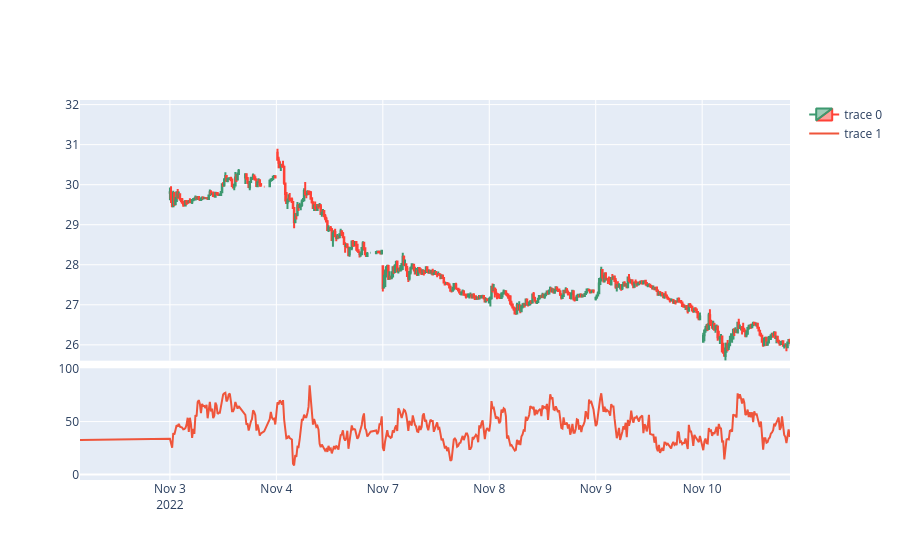

The notebook cell this image was saved under:
### Code cell
import plotly.graph_objects as go
from plotly.subplots import make_subplots

fig = make_subplots(rows=2, cols=1, row_heights=[0.7, 0.3], vertical_spacing=0.02, shared_xaxes=True)


fig.add_trace(go.Candlestick(x=df.index,
                                        open=df.open,
                                     high=df.high,
                                     low=df.low,
                                     close=df.close), row=1, col=1)

fig.add_trace(go.Scatter(x=df.index,
                y=df['rsi']), row=2, col=1)

fig.update_xaxes(rangebreaks=[dict(bounds=[18, 10], pattern='hour'), dict(bounds=['sat', 'mon'])])
fig.update_layout(height=800, xaxis_rangeslider_visible=False)

fig.show()

### Figure 1 — Plotly figure (JSON) as saved in the notebook; plotly's stock layout.template omitted (floating-point values rounded to 4 significant figures; data arrays with more than 128 entries replaced by an {"elided": "..."} marker saying what was removed)
{"data": [{"close": {"elided": "5000 float values"}, "high": {"elided": "5000 float values"}, "low": {"elided": "5000 float values"}, "open": {"elided": "5000 float values"}, "type": "candlestick", "x": {"elided": "5000 str values"}, "xaxis": "x", "yaxis": "y"}, {"type": "scatter", "x": {"elided": "5000 str values"}, "xaxis": "x2", "y": {"elided": "5000 float values"}, "yaxis": "y2"}], "layout": {"autosize": true, "xaxis": {"anchor": "y", "autorange": false, "domain": [0, 1], "matches": "x2", "range": ["2022-11-02 11:14:26.0699", "2022-11-10 16:36:06.6812"], "rangebreaks": [{"bounds": [18, 10], "pattern": "hour"}, {"bounds": ["sat", "mon"]}], "rangeslider": {"visible": false, "yaxis": {}}, "showspikes": false, "showticklabels": false, "type": "date"}, "xaxis2": {"anchor": "y2", "autorange": false, "domain": [0, 1], "range": ["2022-11-02 11:14:26.0699", "2022-11-10 16:36:06.6812"], "rangebreaks": [{"bounds": [18, 10], "pattern": "hour"}, {"bounds": ["sat", "mon"]}], "showspikes": false, "type": "date"}, "yaxis": {"anchor": "x", "autorange": false, "domain": [0.314, 1], "range": [25.6, 32.12], "showspikes": false}, "yaxis2": {"anchor": "x2", "autorange": true, "domain": [0, 0.294], "range": [-5.287, 100.5], "showspikes": false, "type": "linear"}}}
